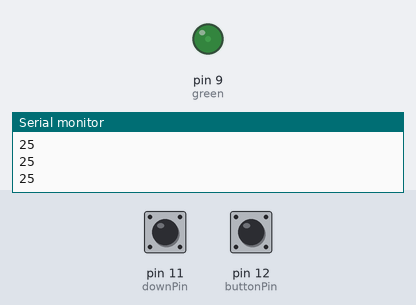
This sketch was run on a simulated Arduino Uno, built with avr-gcc and run on an emulated ATmega328P. On the bench: output pins drawn as LEDs (lit = HIGH), the last lines printed to the serial monitor. Inputs (shaded band) come from the test bench; at power-on: pin 11 (downPin) LOW, pin 12 (buttonPin) LOW.

Above: at 1.2 s.
1.3 s: pin 11 (downPin) pulled HIGH for 0.25 s
At 2.7 s:
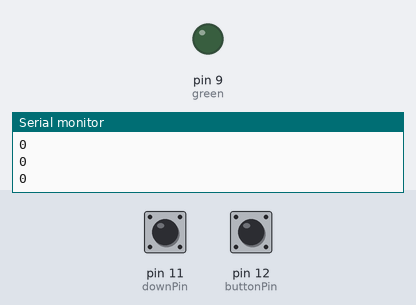
3.2 s: pin 12 (buttonPin) pulled HIGH for 0.25 s
At 4.2 s:
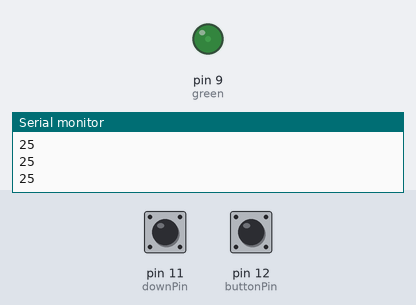
5.1 s: pin 12 (buttonPin) pulled HIGH for 1 s
At 7.4 s:
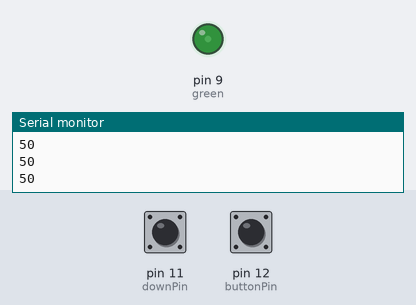
7.7 s: pin 12 (buttonPin) pulled HIGH for 0.25 s
At 9.1 s:
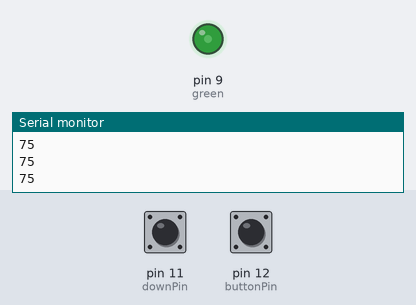
9.7 s: pin 11 (downPin) pulled HIGH for 1 s
At 11.3 s:
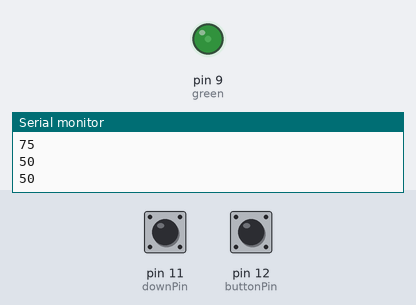
Timing chart, 0 to 12.8 s (numbered marks = the images above; inputs shaded):
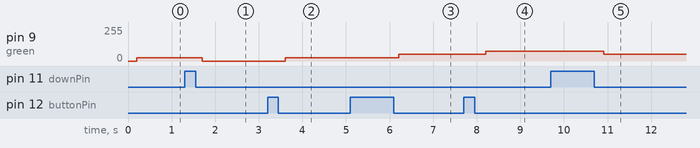

The sketch:

29_dimmerswitches.ino
```cpp
int buttonPin=12;
int buttonNew;
int buttonOld =1;

int downPin=11;
int downNew;
int downOld =1;
boolean downOn = false;
int msg;
int green = 9;
boolean on = false;
int greenLevel = 0;

void setup() {
  // put your setup code here, to run once:

Serial.begin(9600);
pinMode(buttonPin, INPUT);
pinMode(green, OUTPUT);
}

void loop() {
  // put your main code here, to run repeatedly:
/*

downNew=digitalRead(downPin);

  delay(100);
  if (downOld==1 && downNew==0){
    if (greenLevel>0){
      greenLevel-=50;
    }
    // just gone down
    if (downOn==false){
      msg = 0;
    analogWrite(green, greenLevel);
    downOn = true;
    }
    else if (downOn==true){
      analogWrite(green, greenLevel);
    downOn = false;
  msg=1;
    }
  }
      downOld = downNew;
      */
downOld = myButtonFunction(downNew, downPin, downOld, downOn, "down");


/*
buttonNew=digitalRead(buttonPin);

  delay(100);
  if (buttonOld==1 && buttonNew==0){
    if (greenLevel<250){
      greenLevel+=50;
    }
    // just gone down
    if (on==false){
      msg = 0;
    analogWrite(green, greenLevel);
    on = true;
    }
    else if (on==true){
      analogWrite(green, greenLevel);
    on = false;
  msg=1;
    }
  }
      buttonOld = buttonNew;
 Serial.println(greenLevel);  //Sending the data over serial to Raspberry pi
*/
buttonOld = myButtonFunction(buttonNew, buttonPin, buttonOld, on, "up");
 Serial.println(greenLevel);  //Sending the data over serial to Raspberry pi

}


int myButtonFunction(int thisNew, int thisPin, int thisOld, boolean thisOn, String type){
  thisNew=digitalRead(thisPin);

  delay(100);
  if (thisOld==1 && thisNew==0){
    if (type == "up"){
    if (greenLevel<250){
      greenLevel+=25;
    }
    }
    else{
      if (greenLevel>0){
      greenLevel-=25;
    }
    }
    // just gone down
    if (thisOn==false){
      msg = 0;
    analogWrite(green, greenLevel);
    thisOn = true;
    }
    else if (thisOn==true){
      analogWrite(green, greenLevel);
    thisOn = false;
    }
  }
      thisOld = thisNew;
      return thisOld;
}
```

Measured:
- after the input at 1.3 s, pin 9 (green): 25/255 → 0/255 after 0.40 s
- after the input at 3.2 s, pin 9 (green): 0/255 → 25/255 after 0.40 s
- after the input at 5.1 s, pin 9 (green): 25/255 → 50/255 after 1.1 s
- after the input at 7.7 s, pin 9 (green): 50/255 → 75/255 after 0.51 s
- after the input at 9.7 s, pin 9 (green): 75/255 → 50/255 after 1.2 s
